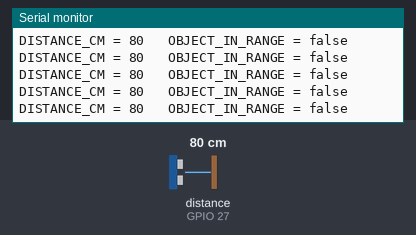
The sketch below on a simulated ESP32. Shown: the last lines printed to the serial monitor. Wiring (inferred from the names in the program): ultrasonic range finder: trigger GPIO 14; echo GPIO 27. The test bench sets the inputs (shaded band); at power-on: distance to the obstacle (sensor on GPIO 27) 80 cm. The echo pulse lasts 58.3 µs per cm.

Above: at 1.2 s.
1.3 s: distance to the obstacle (sensor on GPIO 27) set to 53 cm
At 1.48 s:
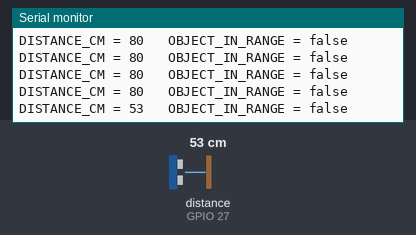
2.8 s: distance to the obstacle (sensor on GPIO 27) set to 47 cm
At 2.99 s:
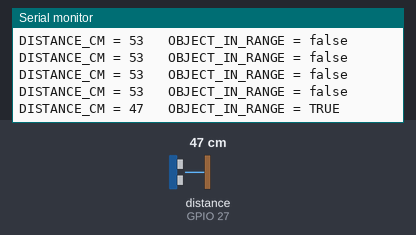

The sketch:

BenchTest.ino
```cpp
/*
  ============================================================================
  BSH-Perimeter -- HC-SR04 Ultrasonic Sensor Bench Test (Phase A, this
  component only)
  ============================================================================
  Purpose: bench-test the ultrasonic ranger in isolation, per the checklist
  in Firmware/BSH-Perimeter/HC-SR04_Ultrasonic_Sensor/Build_Log.md. No
  WiFi, no Modbus, no PIR sensor -- just this one input, watched over
  Serial.

  *** STOP -- before connecting ECHO to the ESP32 ***
  ECHO is a 5V output. Do not wire it directly to a GPIO. Build the
  1kOhm/2kOhm voltage divider first (1k from ECHO to the GPIO, 2k from
  that same GPIO to GND) and VERIFY THE VOLTAGE AT THE GPIO SIDE WITH A
  MULTIMETER (~3.3V, not 5V) before ever plugging it into the ESP32. See
  Firmware/BSH-Perimeter/HC-SR04_Ultrasonic_Sensor/Wiring.md for the math
  and the full wiring table. This is the single step most likely to get
  skipped, and skipping it risks the GPIO.

  This is a bench aid, not a file that gets committed to the repo (see the
  note in the PIR bench-test sketch about Firmware/WORKFLOW.md Section 3).
  The real, committed firmware is Firmware/BSH_Perimeter_Node.ino
  (Phase B/C) and, later, a combined Phase A integration sketch.

  Wiring (see Wiring.md):
    TRIG -> GPIO 14 (direct, 3.3V-safe)
    ECHO -> GPIO 27 (THROUGH THE DIVIDER -- see above)
    VCC  -> 5V
    GND  -> common ground, shared with the divider's ground leg

  What this sketch does (mirrors readDistanceCm() in BSH_Perimeter_Node.ino
  exactly, so bench results transfer directly to the real firmware):
    - Pulses TRIG, reads ECHO with a bounded pulseIn() (25ms timeout -- this
      is short enough that a hung sensor can't freeze the sketch)
    - A timed-out or out-of-range (>400cm) reading reports as 9999
      (NO_ECHO_SENTINEL_CM), never a bare 0 -- 0 would look like "something
      is touching the sensor," which is not what a missing echo means
    - Samples once every 150ms, not every loop iteration
    - Also reports OBJECT_IN_RANGE against the same 50cm placeholder
      threshold used in the real firmware (OBJECT_RANGE_THRESHOLD_CM) --
      recalibrate that constant once the real printed perimeter geometry
      exists; don't leave it for the night before the demo

  Bench checks to run:
    - Hold an object at a few known distances, confirm the reported value
      is reasonably close
    - Point the sensor at nothing solid / move the object out of range,
      confirm it reports 9999, not 0 or garbage
    - Watch for wildly jumping readings (usually a divider wiring issue or
      the sensor mount vibrating)

  Board: "ESP32 Dev Module"
  No libraries needed beyond the ESP32 core.
  ============================================================================
*/

const int PIN_TRIG = 14;
const int PIN_ECHO  = 27;  // through the 1k/2k voltage divider - see above

const unsigned long SAMPLE_INTERVAL_MS = 150;
unsigned long lastSample = 0;

const unsigned long ECHO_TIMEOUT_US = 25000UL;   // ~4.3m round trip
const uint16_t NO_ECHO_SENTINEL_CM  = 9999;      // never a real reading

// Placeholder - same value as BSH_Perimeter_Node.ino, recalibrate later.
const int OBJECT_RANGE_THRESHOLD_CM = 50;

uint16_t readDistanceCm() {
  digitalWrite(PIN_TRIG, LOW);
  delayMicroseconds(2);
  digitalWrite(PIN_TRIG, HIGH);
  delayMicroseconds(10);
  digitalWrite(PIN_TRIG, LOW);

  unsigned long duration = pulseIn(PIN_ECHO, HIGH, ECHO_TIMEOUT_US);
  if (duration == 0) {
    return NO_ECHO_SENTINEL_CM;  // timed out - no valid echo
  }

  // Speed of sound ~343 m/s -> ~58.3us round-trip per cm.
  unsigned long cm = duration / 58UL;
  if (cm > 400UL) {
    return NO_ECHO_SENTINEL_CM;  // outside the sensor's rated range
  }
  return (uint16_t)cm;
}

void setup() {
  Serial.begin(115200);

  pinMode(PIN_TRIG, OUTPUT);
  pinMode(PIN_ECHO, INPUT);
  digitalWrite(PIN_TRIG, LOW);

  Serial.println();
  Serial.println("=== BSH-Perimeter HC-SR04 Bench Test ===");
  Serial.println("Confirm the ECHO divider was verified with a multimeter (~3.3V) BEFORE trusting this.");
  Serial.println();
}

void loop() {
  unsigned long now = millis();

  if (now - lastSample >= SAMPLE_INTERVAL_MS) {
    lastSample = now;

    uint16_t distanceCm = readDistanceCm();
    bool inRange = (distanceCm != NO_ECHO_SENTINEL_CM) &&
                   ((int)distanceCm <= OBJECT_RANGE_THRESHOLD_CM);

    Serial.print("DISTANCE_CM = ");
    if (distanceCm == NO_ECHO_SENTINEL_CM) {
      Serial.print("9999 (no echo / out of range)");
    } else {
      Serial.print(distanceCm);
    }
    Serial.print("   OBJECT_IN_RANGE = ");
    Serial.println(inRange ? "TRUE" : "false");
  }
}
```

Measured:
- the behaviour switches between 51 and 50 cm on distance to the obstacle (sensor on GPIO 27) (found by bisection; images 1 and 2)
- after the input at 1.3 s, the serial monitor: prints a new line after 0.05 s (image 1)
- after the input at 2.8 s, the serial monitor: prints a new line after 0.06 s (image 2)
